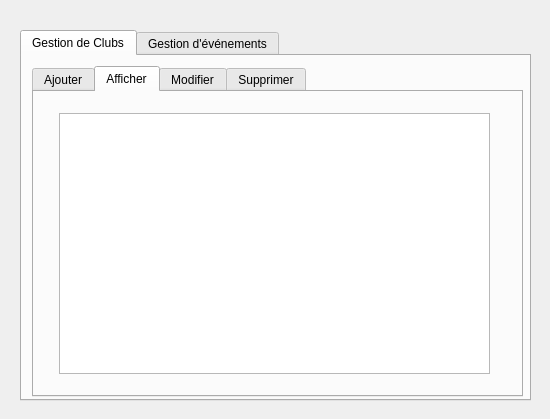
<?xml version="1.0" encoding="UTF-8"?>
<ui version="4.0">
 <class>Dialog</class>
 <widget class="QDialog" name="Dialog">
  <property name="geometry">
   <rect>
    <x>0</x>
    <y>0</y>
    <width>550</width>
    <height>419</height>
   </rect>
  </property>
  <property name="windowTitle">
   <string>Dialog</string>
  </property>
  <widget class="QTabWidget" name="tabWidget">
   <property name="geometry">
    <rect>
     <x>20</x>
     <y>30</y>
     <width>511</width>
     <height>371</height>
    </rect>
   </property>
   <property name="currentIndex">
    <number>0</number>
   </property>
   <widget class="QWidget" name="tab_3">
    <attribute name="title">
     <string>Gestion de Clubs</string>
    </attribute>
    <widget class="QTabWidget" name="tabWidget_2">
     <property name="geometry">
      <rect>
       <x>10</x>
       <y>10</y>
       <width>491</width>
       <height>331</height>
      </rect>
     </property>
     <property name="minimumSize">
      <size>
       <width>481</width>
       <height>0</height>
      </size>
     </property>
     <property name="currentIndex">
      <number>1</number>
     </property>
     <widget class="QWidget" name="tab_5">
      <attribute name="title">
       <string>Ajouter</string>
      </attribute>
      <widget class="QLabel" name="label">
       <property name="geometry">
        <rect>
         <x>60</x>
         <y>70</y>
         <width>61</width>
         <height>16</height>
        </rect>
       </property>
       <property name="text">
        <string>Identifiant</string>
       </property>
      </widget>
      <widget class="QLabel" name="label_2">
       <property name="geometry">
        <rect>
         <x>60</x>
         <y>110</y>
         <width>51</width>
         <height>16</height>
        </rect>
       </property>
       <property name="text">
        <string>Nom</string>
       </property>
      </widget>
      <widget class="QLabel" name="label_3">
       <property name="geometry">
        <rect>
         <x>60</x>
         <y>150</y>
         <width>47</width>
         <height>14</height>
        </rect>
       </property>
       <property name="text">
        <string>Catégorie</string>
       </property>
      </widget>
      <widget class="QLabel" name="label_4">
       <property name="geometry">
        <rect>
         <x>60</x>
         <y>190</y>
         <width>61</width>
         <height>16</height>
        </rect>
       </property>
       <property name="text">
        <string>Description</string>
       </property>
      </widget>
      <widget class="QLineEdit" name="lineEdit_idclub">
       <property name="geometry">
        <rect>
         <x>170</x>
         <y>70</y>
         <width>113</width>
         <height>20</height>
        </rect>
       </property>
      </widget>
      <widget class="QLineEdit" name="lineEdit_nomclub">
       <property name="geometry">
        <rect>
         <x>170</x>
         <y>110</y>
         <width>113</width>
         <height>20</height>
        </rect>
       </property>
      </widget>
      <widget class="QLineEdit" name="lineEdit_categclub">
       <property name="geometry">
        <rect>
         <x>170</x>
         <y>150</y>
         <width>113</width>
         <height>20</height>
        </rect>
       </property>
      </widget>
      <widget class="QLineEdit" name="lineEdit_descclub">
       <property name="geometry">
        <rect>
         <x>170</x>
         <y>190</y>
         <width>113</width>
         <height>20</height>
        </rect>
       </property>
      </widget>
      <widget class="QPushButton" name="pb_ajouter">
       <property name="geometry">
        <rect>
         <x>350</x>
         <y>250</y>
         <width>75</width>
         <height>23</height>
        </rect>
       </property>
       <property name="text">
        <string>Ajouter</string>
       </property>
      </widget>
     </widget>
     <widget class="QWidget" name="tab_7">
      <attribute name="title">
       <string>Afficher</string>
      </attribute>
      <widget class="QTableView" name="tabclub">
       <property name="geometry">
        <rect>
         <x>25</x>
         <y>21</y>
         <width>431</width>
         <height>261</height>
        </rect>
       </property>
      </widget>
     </widget>
     <widget class="QWidget" name="tab_8">
      <attribute name="title">
       <string>Modifier</string>
      </attribute>
      <widget class="QLabel" name="label_5">
       <property name="geometry">
        <rect>
         <x>60</x>
         <y>50</y>
         <width>61</width>
         <height>16</height>
        </rect>
       </property>
       <property name="text">
        <string>Identifiant</string>
       </property>
      </widget>
      <widget class="QLabel" name="label_6">
       <property name="geometry">
        <rect>
         <x>60</x>
         <y>140</y>
         <width>81</width>
         <height>16</height>
        </rect>
       </property>
       <property name="text">
        <string>Nouveau Nom</string>
       </property>
      </widget>
      <widget class="QLabel" name="label_7">
       <property name="geometry">
        <rect>
         <x>60</x>
         <y>220</y>
         <width>101</width>
         <height>16</height>
        </rect>
       </property>
       <property name="text">
        <string>Nouvelle Description</string>
       </property>
      </widget>
      <widget class="QLabel" name="label_8">
       <property name="geometry">
        <rect>
         <x>60</x>
         <y>180</y>
         <width>101</width>
         <height>16</height>
        </rect>
       </property>
       <property name="text">
        <string>Nouvelle Categorie</string>
       </property>
      </widget>
      <widget class="QLineEdit" name="idEdit">
       <property name="geometry">
        <rect>
         <x>170</x>
         <y>50</y>
         <width>113</width>
         <height>20</height>
        </rect>
       </property>
      </widget>
      <widget class="QLineEdit" name="nomEdit">
       <property name="geometry">
        <rect>
         <x>170</x>
         <y>140</y>
         <width>113</width>
         <height>20</height>
        </rect>
       </property>
      </widget>
      <widget class="QLineEdit" name="categEdit">
       <property name="geometry">
        <rect>
         <x>170</x>
         <y>180</y>
         <width>113</width>
         <height>20</height>
        </rect>
       </property>
      </widget>
      <widget class="QLineEdit" name="descEdit">
       <property name="geometry">
        <rect>
         <x>170</x>
         <y>220</y>
         <width>113</width>
         <height>20</height>
        </rect>
       </property>
      </widget>
      <widget class="QPushButton" name="pb_chercherC">
       <property name="geometry">
        <rect>
         <x>190</x>
         <y>80</y>
         <width>75</width>
         <height>23</height>
        </rect>
       </property>
       <property name="text">
        <string>Chercher</string>
       </property>
      </widget>
      <widget class="QPushButton" name="pb_confirmerC">
       <property name="geometry">
        <rect>
         <x>370</x>
         <y>260</y>
         <width>75</width>
         <height>23</height>
        </rect>
       </property>
       <property name="text">
        <string>Confirmer</string>
       </property>
      </widget>
     </widget>
     <widget class="QWidget" name="tab_6">
      <attribute name="title">
       <string>Supprimer</string>
      </attribute>
      <widget class="QLineEdit" name="lineEdit_id_2">
       <property name="geometry">
        <rect>
         <x>170</x>
         <y>50</y>
         <width>113</width>
         <height>20</height>
        </rect>
       </property>
      </widget>
      <widget class="QLabel" name="label_9">
       <property name="geometry">
        <rect>
         <x>60</x>
         <y>50</y>
         <width>71</width>
         <height>20</height>
        </rect>
       </property>
       <property name="text">
        <string>Identifiant</string>
       </property>
      </widget>
      <widget class="QPushButton" name="pb_supprimer">
       <property name="geometry">
        <rect>
         <x>190</x>
         <y>80</y>
         <width>75</width>
         <height>23</height>
        </rect>
       </property>
       <property name="text">
        <string>Supprimer</string>
       </property>
      </widget>
     </widget>
    </widget>
   </widget>
   <widget class="QWidget" name="tab_4">
    <attribute name="title">
     <string>Gestion d'événements</string>
    </attribute>
    <widget class="QTabWidget" name="tabWidget_3">
     <property name="geometry">
      <rect>
       <x>10</x>
       <y>10</y>
       <width>491</width>
       <height>331</height>
      </rect>
     </property>
     <property name="minimumSize">
      <size>
       <width>481</width>
       <height>0</height>
      </size>
     </property>
     <property name="currentIndex">
      <number>2</number>
     </property>
     <widget class="QWidget" name="tab_9">
      <attribute name="title">
       <string>Ajouter</string>
      </attribute>
      <widget class="QPushButton" name="pb_ajouter_2">
       <property name="geometry">
        <rect>
         <x>350</x>
         <y>250</y>
         <width>75</width>
         <height>23</height>
        </rect>
       </property>
       <property name="text">
        <string>Ajouter</string>
       </property>
      </widget>
      <widget class="QLabel" name="label_10">
       <property name="geometry">
        <rect>
         <x>60</x>
         <y>70</y>
         <width>61</width>
         <height>16</height>
        </rect>
       </property>
       <property name="text">
        <string>Identifiant</string>
       </property>
      </widget>
      <widget class="QLineEdit" name="lineEdit_nomclub_2">
       <property name="geometry">
        <rect>
         <x>170</x>
         <y>110</y>
         <width>113</width>
         <height>20</height>
        </rect>
       </property>
      </widget>
      <widget class="QLineEdit" name="lineEdit_descclub_2">
       <property name="geometry">
        <rect>
         <x>170</x>
         <y>190</y>
         <width>113</width>
         <height>20</height>
        </rect>
       </property>
      </widget>
      <widget class="QLineEdit" name="lineEdit_categclub_2">
       <property name="geometry">
        <rect>
         <x>170</x>
         <y>150</y>
         <width>113</width>
         <height>20</height>
        </rect>
       </property>
      </widget>
      <widget class="QLabel" name="label_11">
       <property name="geometry">
        <rect>
         <x>60</x>
         <y>110</y>
         <width>51</width>
         <height>16</height>
        </rect>
       </property>
       <property name="text">
        <string>Nom</string>
       </property>
      </widget>
      <widget class="QLabel" name="label_12">
       <property name="geometry">
        <rect>
         <x>60</x>
         <y>190</y>
         <width>61</width>
         <height>16</height>
        </rect>
       </property>
       <property name="text">
        <string>Description</string>
       </property>
      </widget>
      <widget class="QLabel" name="label_13">
       <property name="geometry">
        <rect>
         <x>60</x>
         <y>150</y>
         <width>47</width>
         <height>14</height>
        </rect>
       </property>
       <property name="text">
        <string>Catégorie</string>
       </property>
      </widget>
      <widget class="QLineEdit" name="lineEdit_idclub_2">
       <property name="geometry">
        <rect>
         <x>170</x>
         <y>70</y>
         <width>113</width>
         <height>20</height>
        </rect>
       </property>
      </widget>
     </widget>
     <widget class="QWidget" name="tab_10">
      <attribute name="title">
       <string>Afficher</string>
      </attribute>
      <widget class="QTableView" name="tabevent">
       <property name="geometry">
        <rect>
         <x>30</x>
         <y>20</y>
         <width>431</width>
         <height>261</height>
        </rect>
       </property>
      </widget>
     </widget>
     <widget class="QWidget" name="tab_11">
      <attribute name="title">
       <string>Modifier</string>
      </attribute>
      <widget class="QLabel" name="label_17">
       <property name="geometry">
        <rect>
         <x>60</x>
         <y>140</y>
         <width>81</width>
         <height>16</height>
        </rect>
       </property>
       <property name="text">
        <string>Nouveau Nom</string>
       </property>
      </widget>
      <widget class="QLineEdit" name="nomEdit_2">
       <property name="geometry">
        <rect>
         <x>170</x>
         <y>140</y>
         <width>113</width>
         <height>20</height>
        </rect>
       </property>
      </widget>
      <widget class="QLineEdit" name="descEdit_2">
       <property name="geometry">
        <rect>
         <x>170</x>
         <y>220</y>
         <width>113</width>
         <height>20</height>
        </rect>
       </property>
      </widget>
      <widget class="QLineEdit" name="idEdit_2">
       <property name="geometry">
        <rect>
         <x>170</x>
         <y>50</y>
         <width>113</width>
         <height>20</height>
        </rect>
       </property>
      </widget>
      <widget class="QLabel" name="label_16">
       <property name="geometry">
        <rect>
         <x>60</x>
         <y>180</y>
         <width>101</width>
         <height>16</height>
        </rect>
       </property>
       <property name="text">
        <string>Nouvelle Categorie</string>
       </property>
      </widget>
      <widget class="QPushButton" name="pb_chercherC_2">
       <property name="geometry">
        <rect>
         <x>190</x>
         <y>80</y>
         <width>75</width>
         <height>23</height>
        </rect>
       </property>
       <property name="text">
        <string>Chercher</string>
       </property>
      </widget>
      <widget class="QPushButton" name="pb_confirmerC_2">
       <property name="geometry">
        <rect>
         <x>370</x>
         <y>260</y>
         <width>75</width>
         <height>23</height>
        </rect>
       </property>
       <property name="text">
        <string>Confirmer</string>
       </property>
      </widget>
      <widget class="QLabel" name="label_14">
       <property name="geometry">
        <rect>
         <x>60</x>
         <y>220</y>
         <width>101</width>
         <height>16</height>
        </rect>
       </property>
       <property name="text">
        <string>Nouvelle Description</string>
       </property>
      </widget>
      <widget class="QLabel" name="label_15">
       <property name="geometry">
        <rect>
         <x>60</x>
         <y>50</y>
         <width>61</width>
         <height>16</height>
        </rect>
       </property>
       <property name="text">
        <string>Identifiant</string>
       </property>
      </widget>
      <widget class="QLineEdit" name="categEdit_2">
       <property name="geometry">
        <rect>
         <x>170</x>
         <y>180</y>
         <width>113</width>
         <height>20</height>
        </rect>
       </property>
      </widget>
     </widget>
     <widget class="QWidget" name="tab_12">
      <attribute name="title">
       <string>Supprimer</string>
      </attribute>
      <widget class="QLabel" name="label_18">
       <property name="geometry">
        <rect>
         <x>60</x>
         <y>50</y>
         <width>71</width>
         <height>20</height>
        </rect>
       </property>
       <property name="text">
        <string>Identifiant</string>
       </property>
      </widget>
      <widget class="QPushButton" name="pb_supprimer_2">
       <property name="geometry">
        <rect>
         <x>190</x>
         <y>80</y>
         <width>75</width>
         <height>23</height>
        </rect>
       </property>
       <property name="text">
        <string>Supprimer</string>
       </property>
      </widget>
      <widget class="QLineEdit" name="lineEdit_id_3">
       <property name="geometry">
        <rect>
         <x>170</x>
         <y>50</y>
         <width>113</width>
         <height>20</height>
        </rect>
       </property>
      </widget>
     </widget>
    </widget>
   </widget>
  </widget>
 </widget>
 <resources/>
 <connections/>
</ui>
